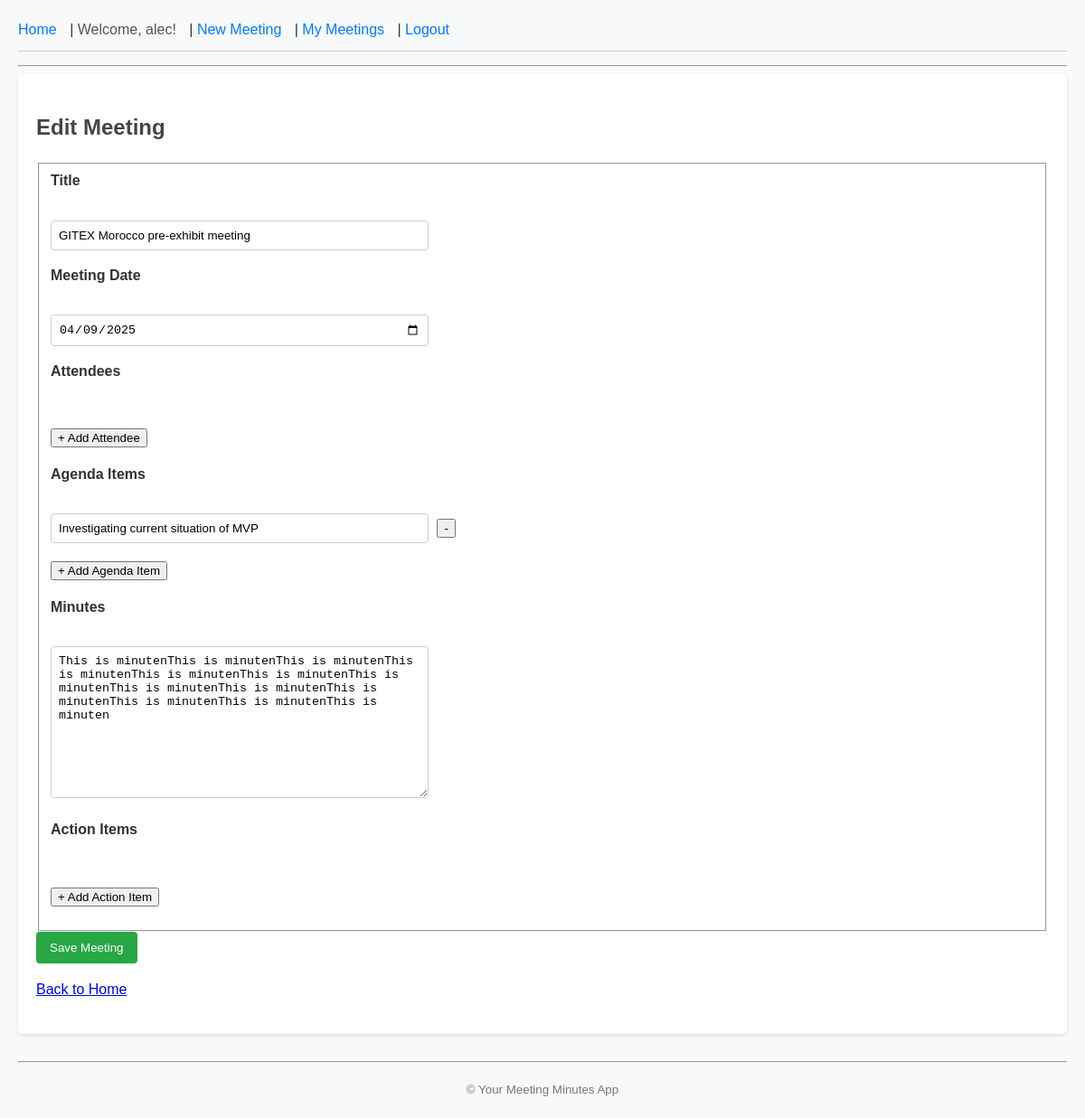
Before: /meeting/3/edit (signed in) with the older database file.
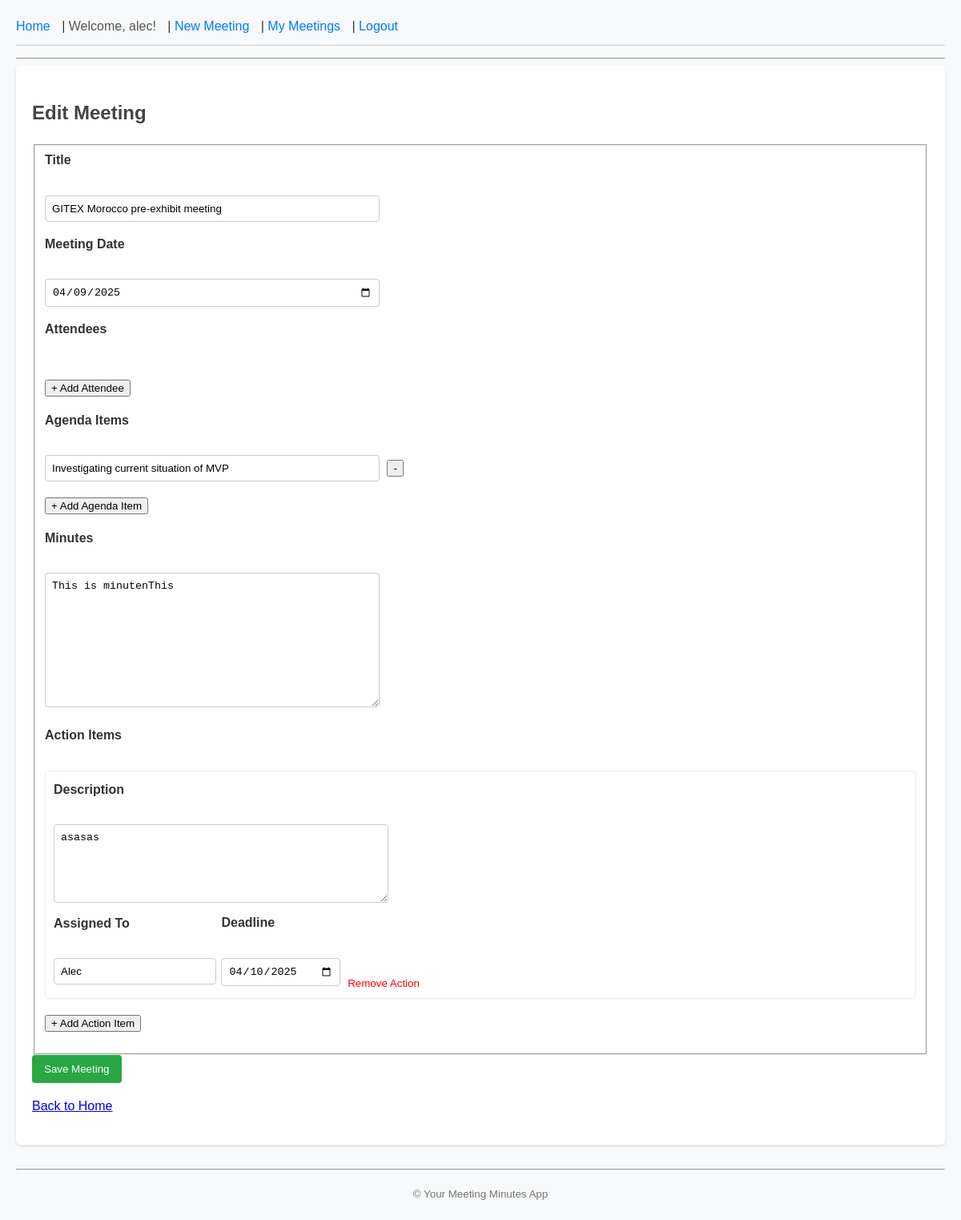
After: the same page with the newer database file.
### app.py (models this page shows, shortened)
class Meeting(db.Model):
    id = db.Column(db.Integer, primary_key=True)
    title = db.Column(db.String(100), nullable=False) # Meeting title, required
    meeting_date = db.Column(db.DateTime, nullable=False, default=datetime.datetime.utcnow)
    attendees = db.Column(db.Text, nullable=True) # Optional for now
    agenda = db.Column(db.Text, nullable=False) # Required
    minutes = db.Column(db.Text, nullable=True) # Optional
    action_items = db.Column(db.Text, nullable=True) # Optional
    date_posted = db.Column(db.DateTime, nullable=False, default=datetime.datetime.utcnow)
    user_id = db.Column(db.Integer, db.ForeignKey('user.id'), nullable=False)

### app.py (the view)
@app.route("/meeting/<int:meeting_id>/edit", methods=['GET', 'POST'])
@login_required
def edit_meeting(meeting_id):
    meeting = Meeting.query.get_or_404(meeting_id)
    if meeting.author != current_user:
        abort(403)
    form = MeetingForm()
    if form.validate_on_submit(): # Handle POST request
        agenda_list_from_form = form.agenda_items.data
        agenda_list_filtered = [item for item in agenda_list_from_form if isinstance(item, str) and item.strip()]
        agenda_json_string = json.dumps(agenda_list_filtered)
        attendees_list_from_form = form.attendees.data
        attendees_list_filtered = [item for item in attendees_list_from_form if isinstance(item, str) and item.strip()]
        attendees_json_string = json.dumps(attendees_list_filtered)
        action_items_data = form.action_items.data
        serializable_action_items = []
        for item in action_items_data:
            if isinstance(item.get('deadline'), datetime.date):
                item['deadline'] = item['deadline'].isoformat()
            serializable_action_items.append(item)
        action_items_json_string = json.dumps(serializable_action_items)
        meeting.title = form.title.data
        meeting.meeting_date = form.meeting_date.data
        meeting.attendees = attendees_json_string
        meeting.agenda = agenda_json_string
        meeting.minutes = form.minutes.data
        meeting.action_items = action_items_json_string
        db.session.commit()
        flash('Your meeting has been updated!', 'success')
        return redirect(url_for('meeting_detail', meeting_id=meeting.id))
    elif request.method == 'GET': # Handle GET request
        try:
            agenda_list = json.loads(meeting.agenda or '[]')
            if not isinstance(agenda_list, list): agenda_list = []
        except: agenda_list = []
        try:
            attendees_list = json.loads(meeting.attendees or '[]')
            if not isinstance(attendees_list, list): attendees_list = []
        except: attendees_list = []
        try:
            action_items_list = json.loads(meeting.action_items or '[]')
            if not isinstance(action_items_list, list): action_items_list = []
        except: action_items_list = []
        form.title.data = meeting.title
        form.meeting_date.data = meeting.meeting_date
        form.minutes.data = meeting.minutes
        print(f"FINAL CHECK [EDIT GET] - Passing action_items_list: {action_items_list}")
        return render_template('create_meeting.html', title='Edit Meeting', form=form, legend='Edit Meeting',
                               attendees_list=attendees_list,
                               agenda_list=agenda_list,
                               action_items_list=action_items_list) # Pass the list here
    return render_template('create_meeting.html', title='Edit Meeting', form=form, legend='Edit Meeting')

### app.py
class MeetingForm(FlaskForm):
    title = StringField('Title', validators=[DataRequired()])
    meeting_date = DateField('Meeting Date', format='%Y-%m-%d', validators=[DataRequired()])
    attendees = FieldList(StringField('Attendee'), min_entries=0, label='Attendees')
    agenda_items = FieldList(StringField('Agenda Item', validators=[DataRequired()]), min_entries=0, label='Agenda Items')
    minutes = TextAreaField('Minutes')
    action_items = FieldList(
        FormField(ActionItemForm), # Embed ActionItemForm using FormField
        min_entries=0,
        label='Action Items'
    )
    submit = SubmitField('Save Meeting')

### app.py (called while the page is built)
@login_manager.user_loader
def load_user(user_id):
    return User.query.get(int(user_id))

### templates/create_meeting.html (shortened to what the changed rows need)
{% extends 'base.html' %}
{% block content %}
    <h2>{{ legend }}</h2>
    <form method="POST" action="">
        <fieldset>
            <div>
                {{ form.title.label }}<br>
                {{ form.title(size=30, class="form-control") }}<br>
            </div>
            <div>
                {{ form.meeting_date.label }}<br>
                {{ form.meeting_date(class="form-control") }}<br>
            </div>
             <div>
                {{ form.minutes.label }}<br>
                {{ form.minutes(rows=10, cols=30, class="form-control") }}<br>
            </div>
            <div>
                {{ form.action_items.label(class="form-label") }}<br>
                <div id="action-items-container">
                    {% for item_data in action_items_list %}
                        <div class="action-item-group" style="border: 1px solid #eee; padding: 10px; margin-bottom: 10px; border-radius: 4px;">
                            <div style="margin-bottom: 5px;">
                                <label for="action_items-{{ loop.index0 }}-description">Description</label><br>
                                <textarea name="action_items-{{ loop.index0 }}-description"
                                          id="action_items-{{ loop.index0 }}-description"
                                          class="form-control" rows="2" style="width: 95%;">{{ item_data.get('description', '') }}</textarea>
                            </div>
                            <div style="margin-bottom: 5px; display: inline-block; margin-right: 10px;">
                                 <label for="action_items-{{ loop.index0 }}-assigned_to">Assigned To</label><br>
                                <input type="text" name="action_items-{{ loop.index0 }}-assigned_to"
                                       id="action_items-{{ loop.index0 }}-assigned_to"
                                       value="{{ item_data.get('assigned_to', '') }}"
                                       size="20" class="form-control">
                           </div>
                            <div style="margin-bottom: 5px; display: inline-block;">
                                 <label for="action_items-{{ loop.index0 }}-deadline">Deadline</label><br>
                                <input type="date" name="action_items-{{ loop.index0 }}-deadline"
                                       id="action_items-{{ loop.index0 }}-deadline"
                                       value="{{ item_data.get('deadline', '') }}"
                                       class="form-control">
                           </div>
                            <button type="button" class="remove-action-item" style="margin-left: 10px; color: red; border: none; background: none; cursor: pointer; vertical-align: bottom;">Remove Action</button>
                        </div>
                    {% endfor %}
                </div>
            </div>
        </fieldset>
    </form>
{% endblock %}

Changed rows visible on the page:
changed Meeting "GITEX Morocco pre-exhibit meeting": minutes "This is minutenThis is minutenThis is minutenThis is minutenThis is minutenThis is minutenThis is minutenThis is minutenThis is minutenThis is minutenThis is minutenThis is minutenThis is minuten" → "This is minutenThis"
Other visible differences:
new list line: "Description asasas Assigned To Alec Deadline 04/10/2025 Remove Action"
